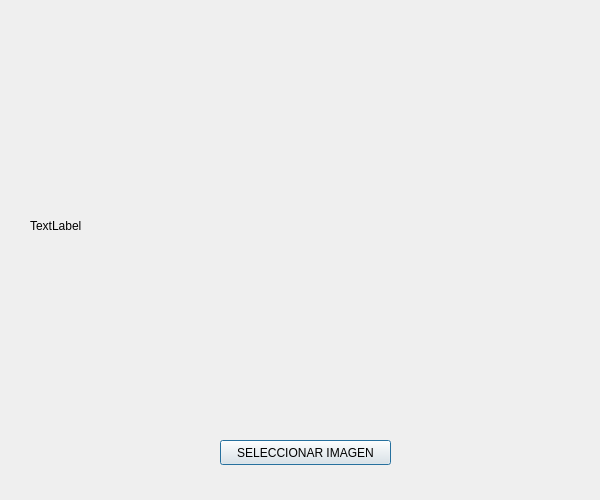
<?xml version="1.0" encoding="UTF-8"?>
<ui version="4.0">
 <class>Dialog</class>
 <widget class="QDialog" name="Dialog">
  <property name="geometry">
   <rect>
    <x>0</x>
    <y>0</y>
    <width>600</width>
    <height>500</height>
   </rect>
  </property>
  <property name="font">
   <font>
    <stylestrategy>PreferAntialias</stylestrategy>
   </font>
  </property>
  <property name="windowTitle">
   <string>VISOR DE IMAGENES</string>
  </property>
  <widget class="QLabel" name="label">
   <property name="geometry">
    <rect>
     <x>30</x>
     <y>50</y>
     <width>431</width>
     <height>351</height>
    </rect>
   </property>
   <property name="text">
    <string>TextLabel</string>
   </property>
  </widget>
  <widget class="QPushButton" name="pushButton">
   <property name="geometry">
    <rect>
     <x>220</x>
     <y>440</y>
     <width>171</width>
     <height>25</height>
    </rect>
   </property>
   <property name="text">
    <string>SELECCIONAR IMAGEN</string>
   </property>
  </widget>
 </widget>
 <resources/>
 <connections/>
</ui>
